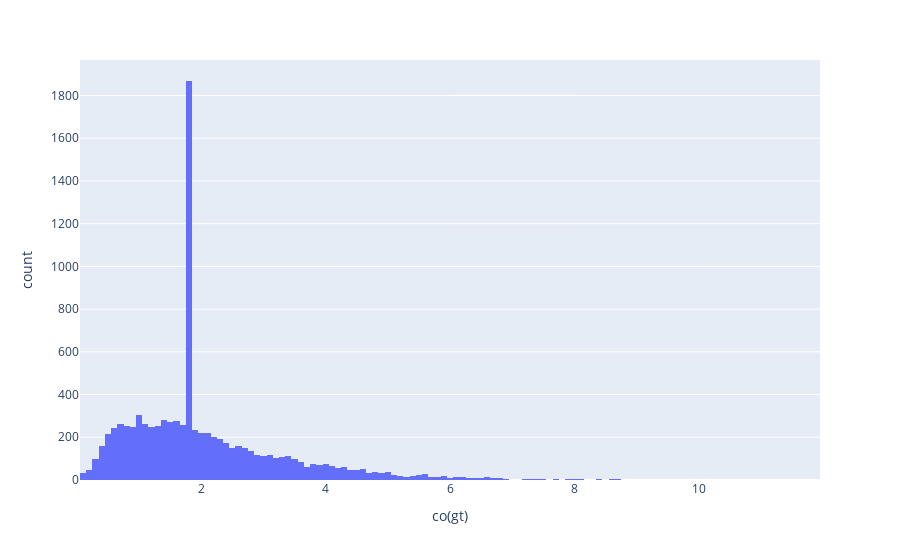
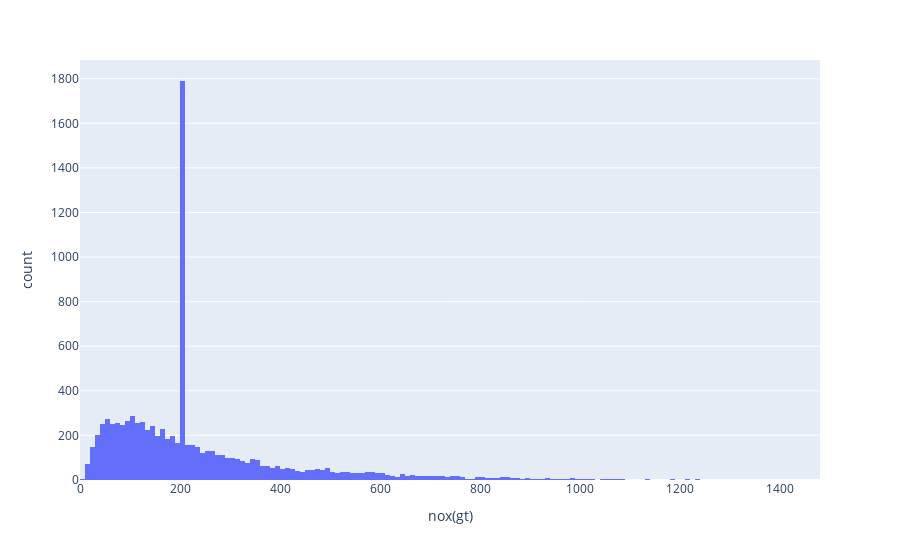

Source (notebook cell) for these figures, in order:
### Code cell
# Drop unnamed fig out what to do with -200. either keeping at 0 or getting the mean
display(px.histogram(df, x='co(gt)'))
px.histogram(df, x='nox(gt)')

### Figure 1 — Plotly figure (JSON) as saved in the notebook; plotly's stock layout.template omitted (floating-point values rounded to 4 significant figures; data arrays with more than 128 entries replaced by an {"elided": "..."} marker saying what was removed)
{"data": [{"alignmentgroup": "True", "bingroup": "x", "hovertemplate": "co(gt)=%{x}<br>count=%{y}<extra></extra>", "legendgroup": "", "marker": {"color": "#636efa", "pattern": {"shape": ""}}, "name": "", "offsetgroup": "", "orientation": "v", "showlegend": false, "type": "histogram", "x": {"elided": "9471 float values"}, "xaxis": "x", "yaxis": "y"}], "layout": {"barmode": "relative", "legend": {"tracegroupgap": 0}, "margin": {"t": 60}, "xaxis": {"anchor": "y", "domain": [0, 1], "title": {"text": "co(gt)"}}, "yaxis": {"anchor": "x", "domain": [0, 1], "title": {"text": "count"}}}}

### Figure 2 — Plotly figure (JSON) as saved in the notebook; plotly's stock layout.template omitted (floating-point values rounded to 4 significant figures; data arrays with more than 128 entries replaced by an {"elided": "..."} marker saying what was removed)
{"data": [{"alignmentgroup": "True", "bingroup": "x", "hovertemplate": "nox(gt)=%{x}<br>count=%{y}<extra></extra>", "legendgroup": "", "marker": {"color": "#636efa", "pattern": {"shape": ""}}, "name": "", "offsetgroup": "", "orientation": "v", "showlegend": false, "type": "histogram", "x": {"elided": "9471 float values"}, "xaxis": "x", "yaxis": "y"}], "layout": {"barmode": "relative", "legend": {"tracegroupgap": 0}, "margin": {"t": 60}, "xaxis": {"anchor": "y", "domain": [0, 1], "title": {"text": "nox(gt)"}}, "yaxis": {"anchor": "x", "domain": [0, 1], "title": {"text": "count"}}}}
